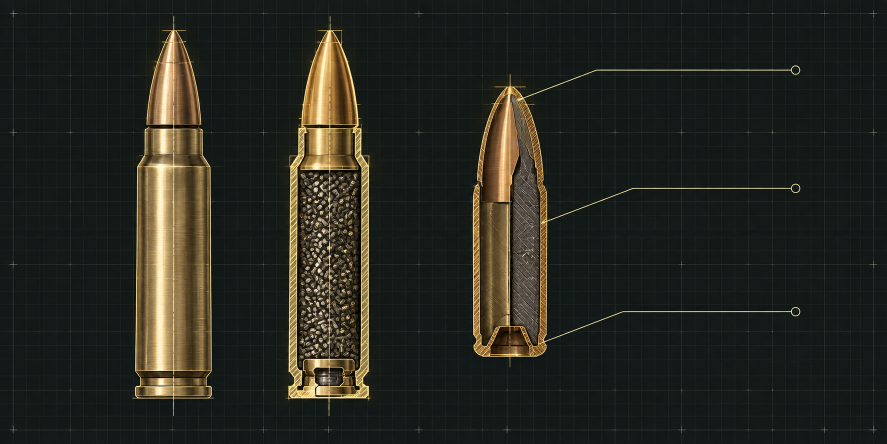
#> input picture src/ui/assets/u3-ammunition-v2.png, 1774 x 887 px (shown at 1/2 size)
$ python normalize_pixel_asset.py --input ../../src/ui/assets/u3-ammunition-v2.png --output out.png --width 100 --height 100 --fit contain --alpha opaque --colors 3
#> lines starting #> are read from the running program, lines starting #| are printed output that depends on the picture
from __future__ import annotations

import argparse
from pathlib import Path

from PIL import Image


def parse_arguments() -> argparse.Namespace:
    parser = argparse.ArgumentParser(
        description="Normalize an image into a deterministic hard-edged pixel PNG."
    )
    parser.add_argument("--input", required=True, type=Path)
    parser.add_argument("--output", required=True, type=Path)
    parser.add_argument("--width", required=True, type=int)
    parser.add_argument("--height", required=True, type=int)
    parser.add_argument("--fit", required=True, choices=("contain", "cover"))
    parser.add_argument("--alpha", required=True, choices=("opaque", "binary"))
    parser.add_argument("--colors", required=True, type=int)
    parser.add_argument("--seam-wrap", action="store_true")
    arguments = parser.parse_args()
    if arguments.width <= 0 or arguments.height <= 0:
        parser.error("--width and --height must be positive")
    if not 1 <= arguments.colors <= 256:
        parser.error("--colors must be between 1 and 256")
    return arguments


def resize_for_fit(image: Image.Image, width: int, height: int, fit: str) -> Image.Image:
#> called with width = 100, height = 100, fit = 'contain'
    source_width, source_height = image.size
#> source_width = 1774; source_height = 887
    ratio = max(width / source_width, height / source_height) if fit == "cover" else min(
        width / source_width, height / source_height
    )
#> ratio = 0.0564
    resized_width = max(1, round(source_width * ratio))
#> resized_width = 100
    resized_height = max(1, round(source_height * ratio))
#> resized_height = 50
    resized = image.resize((resized_width, resized_height), Image.Resampling.NEAREST)
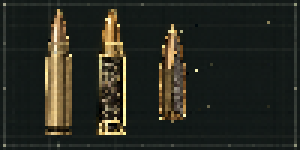
#> resized: PIL image 100x50 RGBA (shown 3 times larger); mean R, G, B, A 39.9, 41.4, 33.1, 255

    if fit == "cover":
        left = max(0, (resized_width - width) // 2)
        top = max(0, (resized_height - height) // 2)
        return resized.crop((left, top, left + width, top + height))

    canvas = Image.new("RGBA", (width, height), (0, 0, 0, 0))
#> canvas: PIL image 100x100 RGBA; every value is 0
    left = (width - resized_width) // 2
#> left = 0
    top = (height - resized_height) // 2
#> top = 25
    canvas.alpha_composite(resized, (left, top))
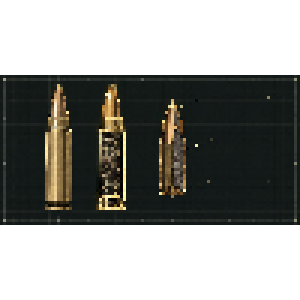
#> canvas: PIL image 100x100 RGBA (shown 3 times larger); mean R, G, B, A 20, 20.7, 16.5, 127.5; transparent parts drawn white
    return canvas


def gate_alpha(image: Image.Image, mode: str) -> Image.Image:
#> (the run stopped early here; a loop or call above may not have finished)

$ run again, on src/ui/assets/u3-containment-v2.png
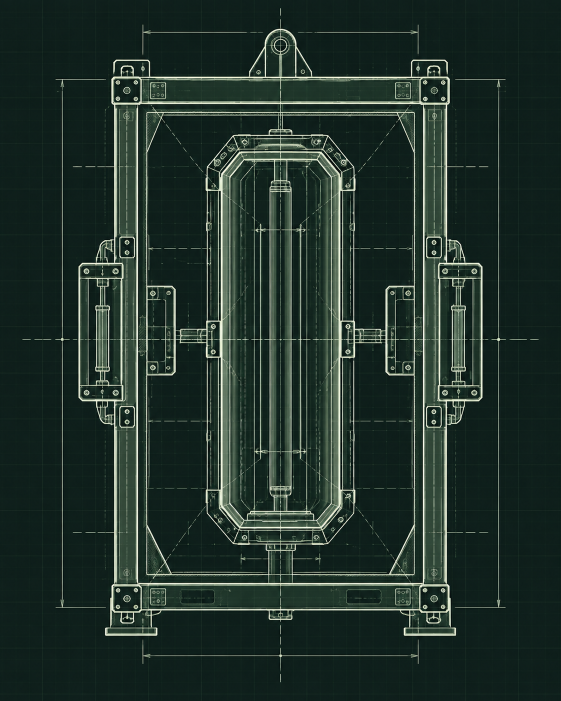
#> input picture src/ui/assets/u3-containment-v2.png, 1122 x 1402 px (shown at 1/2 size)
#> in resize_for_fit, `resized = image.resize((resized_width, resized_height), Image.Resampli..`:
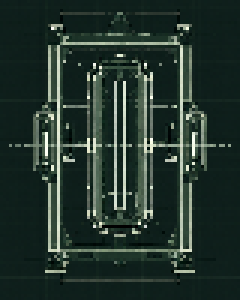
#> resized: PIL image 80x100 RGBA (shown 3 times larger); mean R, G, B, A 36.1, 52.9, 45.5, 255
#> in resize_for_fit, `canvas.alpha_composite(resized, (left, top))`:
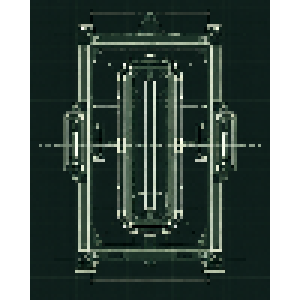
#> canvas: PIL image 100x100 RGBA (shown 3 times larger); mean R, G, B, A 28.9, 42.3, 36.4, 204; transparent parts drawn white
